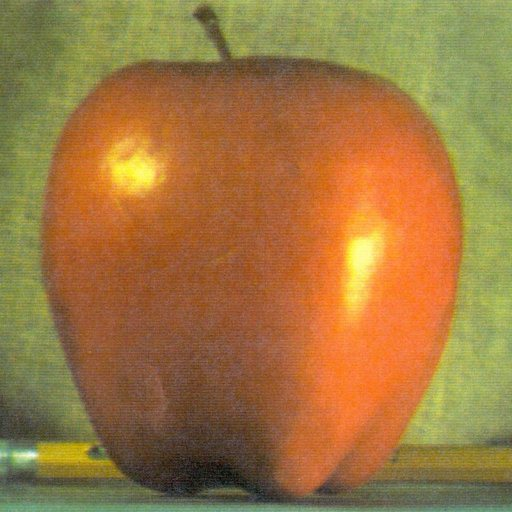
#> input picture code/apple.jpg, 512 x 512 px
$ python homework3.py
#> lines starting #> are read from the running program, lines starting #| are printed output that depends on the picture
# -*- coding: utf-8 -*-
"""
By: Laura Uribe & Alex Perepechko
Project 3: Image Blending and Pyramids

"""

import cv2
import numpy as np
import matplotlib.pyplot as plt

apple = cv2.imread('apple.jpg')
#> apple is the input picture: shape (512, 512, 3); mean B, G, R 64.8, 119.7, 159.1
orange = cv2.imread('orange.jpg')
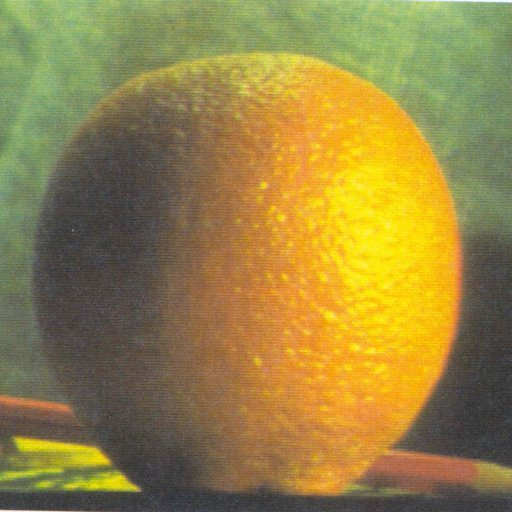
#> input picture code/orange.jpg, 512 x 512 px
#> orange is the input picture: shape (512, 512, 3); mean B, G, R 69.2, 131.8, 150.2
seattle = cv2.imread('seattle.jpg')
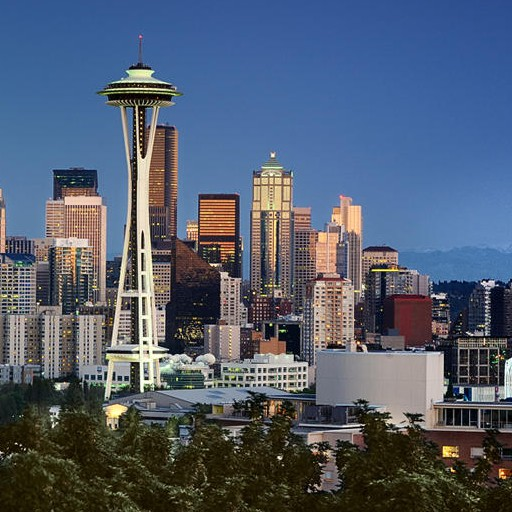
#> input picture code/seattle.jpg, 512 x 512 px
#> seattle is the input picture: shape (512, 512, 3); mean B, G, R 110.8, 92.9, 81.9
newyork = cv2.imread('newyork.jpg')
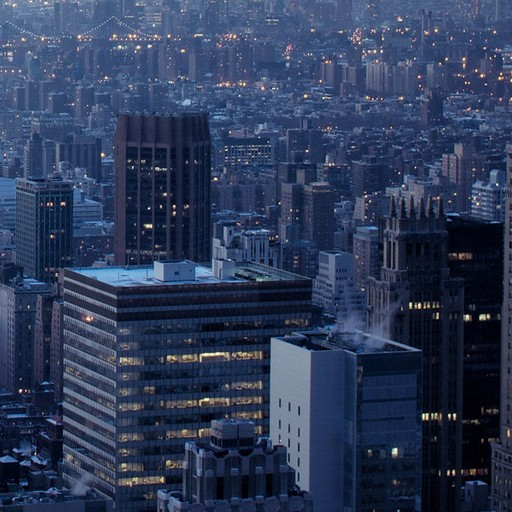
#> input picture code/newyork.jpg, 512 x 512 px
#> newyork is the input picture: shape (512, 512, 3); mean B, G, R 89.1, 59.5, 46
ocean1 = cv2.imread('ocean1.jpeg')
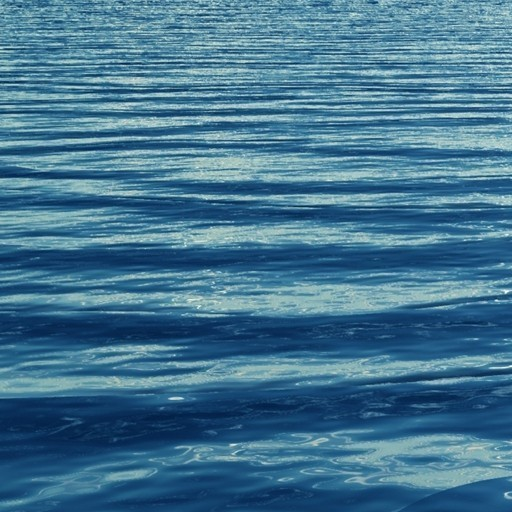
#> input picture data/ocean1.jpeg, 512 x 512 px, found by its file name
#> ocean1 is the input picture: shape (512, 512, 3); mean B, G, R 144.7, 116.4, 66.8
ocean2 = cv2.imread('ocean2.jpg')
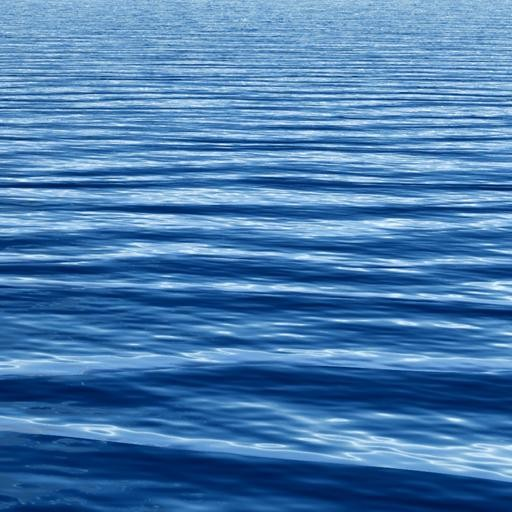
#> input picture data/ocean2.jpg, 512 x 512 px, found by its file name
#> ocean2 is the input picture: shape (512, 512, 3); mean B, G, R 174.8, 123.5, 73
grass1 = cv2.imread('grass1.jpg')
grass2 = cv2.imread('grass2.jpg')

def GaussianPyr(img1, img2):
# generate Gaussian pyramid for img1 and img2
#> (the run stopped early here; a loop or call above may not have finished)
